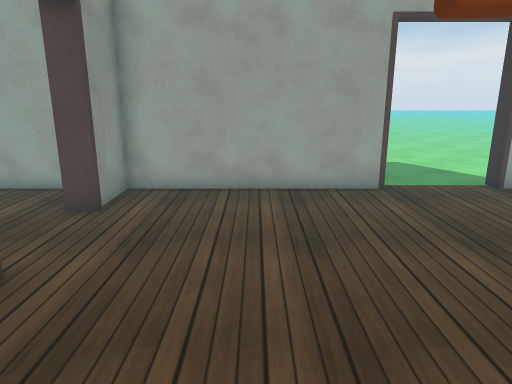
view 1 (above)

14 first-person views from a walk through a Unity game level. The camera is 1.3 m above the floor, tilts 14° down and sees 70° across. The floor is counted in squares, 0.5 m on a side. Each view is taken from the middle of a square. On the plan, view 1 faces up. The plan holds only what a view shows up to about 20 squares ahead; the rest is blank. The place goes on beyond the plan. Surface patterns are stand-ins for the level's own textures.

view 2
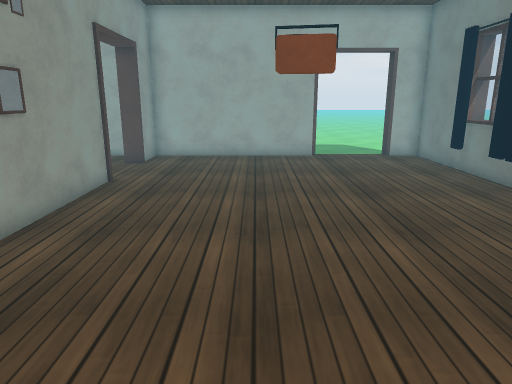

view 3
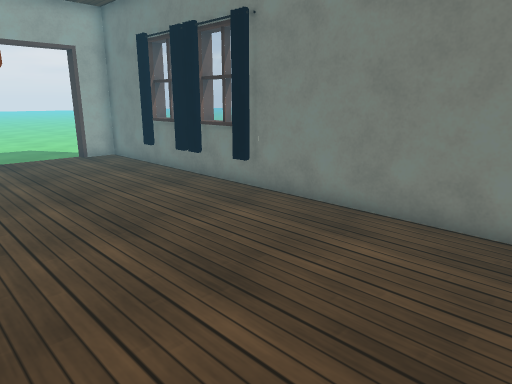

view 4
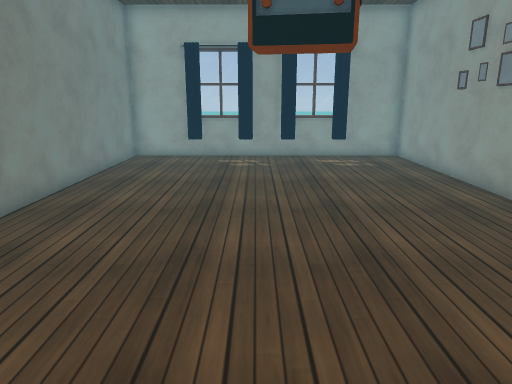

view 5
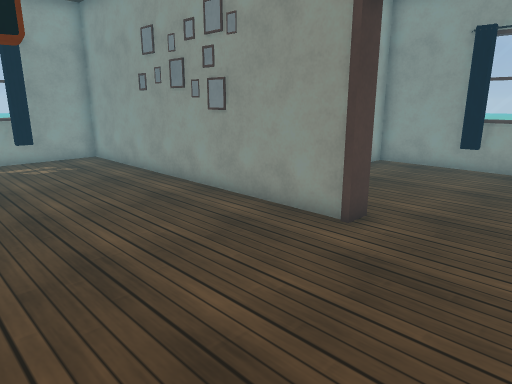

view 6
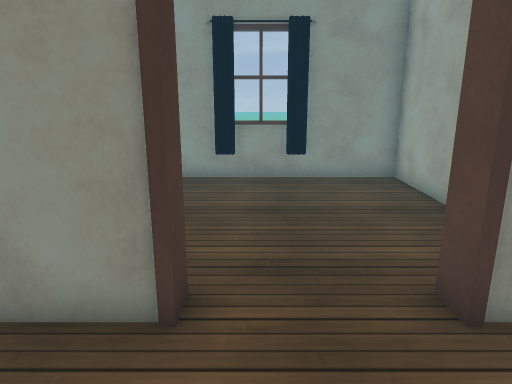

view 7
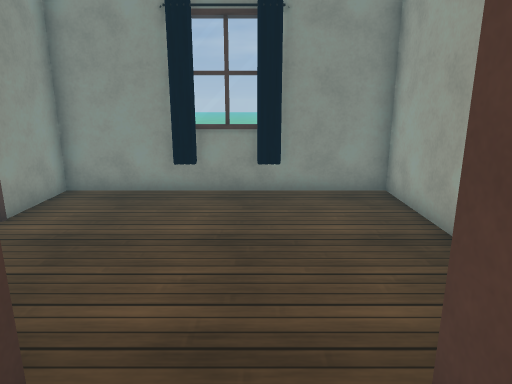

view 8
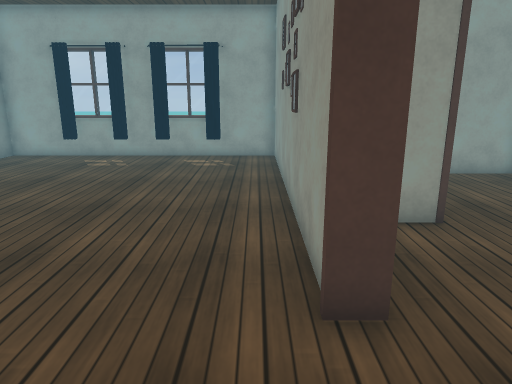

view 9
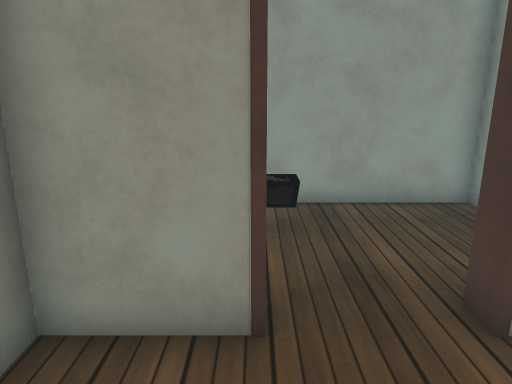

view 10
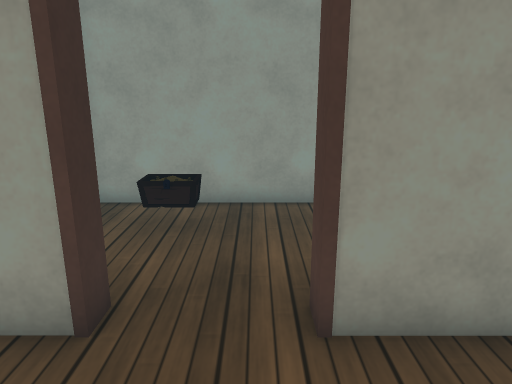

view 11
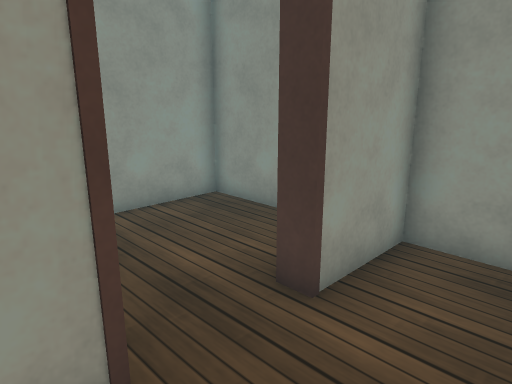

view 12
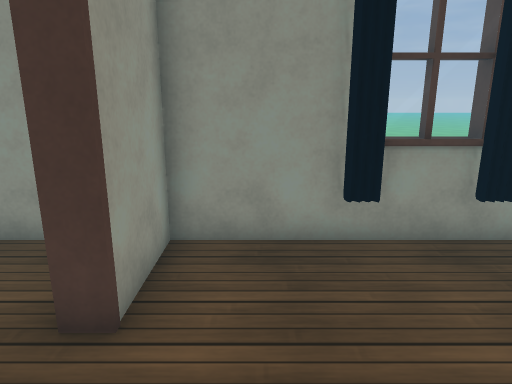

view 13
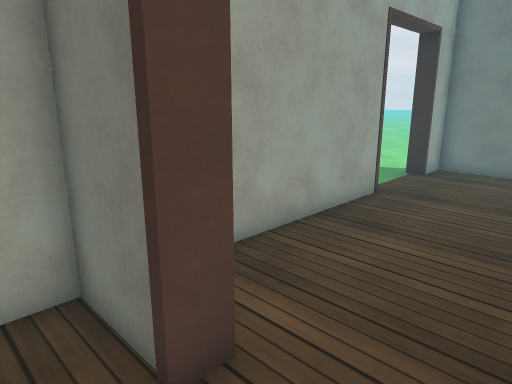

view 14
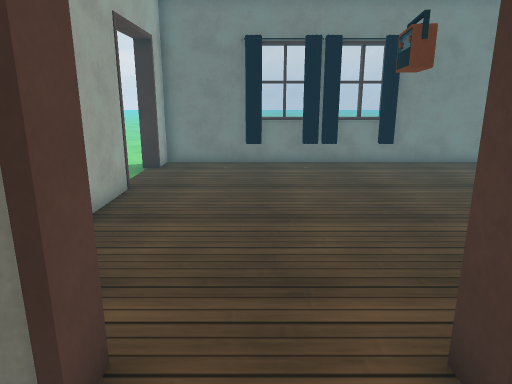

### Floor plan
Ten units are one square. View 1 is at (0, 0); x grows to the right and y downward. Boxes are objects, and circles mark ways between rooms. Rooms are numbered by the first view taken in them; rooms with no view inside come last. Other rooms are left out.
<svg viewBox="-131 -121 225 221">
<path fill="none" stroke="#000" d="M-39 -51 -39 88 89 88 89 -109 74 -109 74 -116M40 -109 -39 -109 -39 -85M46 94 46 89M-46 -51 -39 -51M-39 -85 -45 -85 -45 -109 -126 -109 -126 -14 -97 -14 -97 -6M-71 -6 -71 -14 -45 -14 -45 -18"/>
<rect x="5" y="85" width="10" height="10" fill="#bbb"><title>curtain</title></rect>
<rect x="15" y="-45" width="20" height="20" fill="#bbb"><title>other object</title></rect>
<rect x="35" y="85" width="10" height="10" fill="#bbb"><title>curtain</title></rect>
<circle cx="-45" cy="-70" r="3" fill="#2a7"/>
<text x="30" y="-10">1</text>
<text x="-80" y="-60">2</text>
</svg>
Room 1 opens to room 2.

Where each view was taken, in squares from view 1:
view 1: 0 up, 0 right, facing up
view 2: 7 down, 1 right, facing up
view 3: 7 down, 1 right, facing up-right
view 4: 9 up, 3 right, facing down
view 5: 9 up, 3 right, facing down-left
view 6: 6 up, 0 right, facing left
view 7: 7 up, 2 left, facing left
view 8: 9 up, 3 left, facing down
view 9: 5 up, 7 left, facing down
view 10: 5 up, 9 left, facing down
view 11: 4 up, 6 left, facing down-left
view 12: 3 up, 6 left, facing left
view 13: 6 up, 6 left, facing up-right
view 14: 7 up, 7 left, facing right
